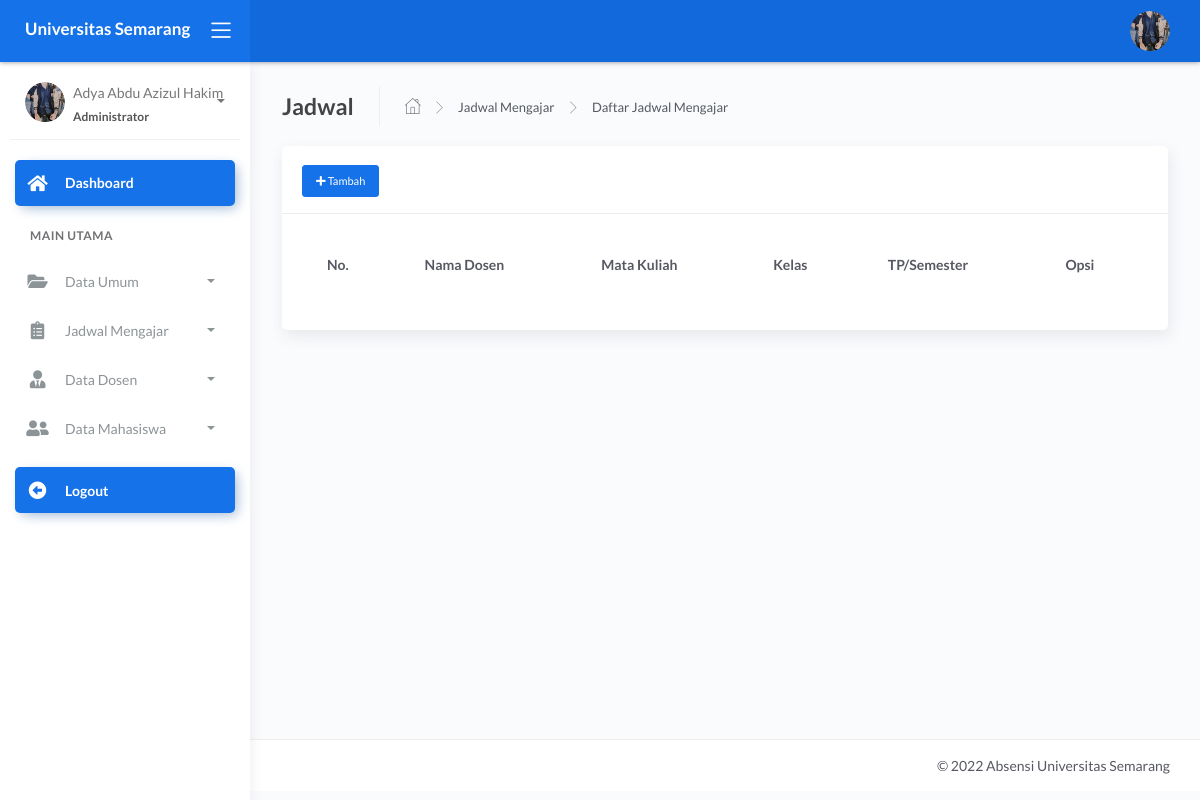
/admin/dashboard.php?page=jadwal (signed in), run on an earlier commit of the app's database.
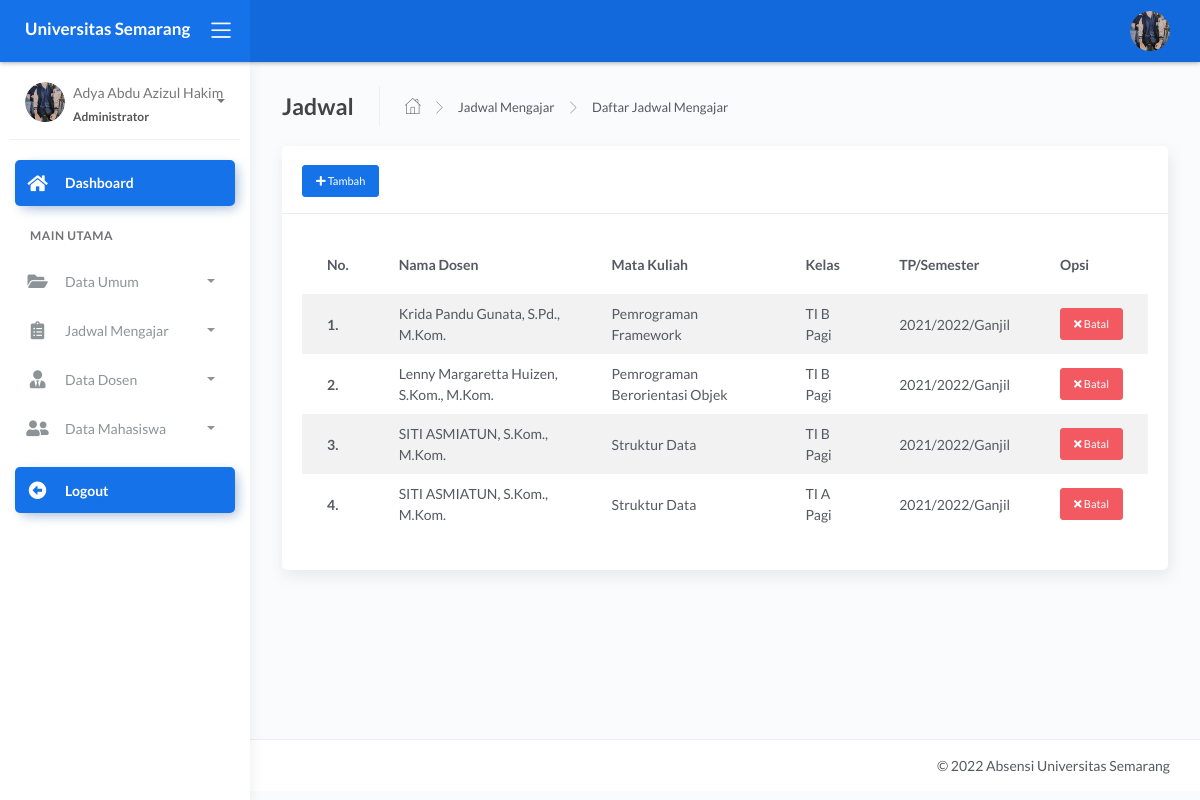
And on a later commit of the database.
### tables this page shows
CREATE TABLE `tb_mengajar` (
  `id_mengajar` int(11) NOT NULL,
  `kode_pelajaran` varchar(30) NOT NULL,
  `hari` varchar(40) NOT NULL,
  `jam_mengajar` varchar(60) NOT NULL,
  `jamke` varchar(11) NOT NULL,
  `id_dosen` int(11) NOT NULL,
  `id_matkul` int(11) NOT NULL,
  `id_mkelas` int(11) NOT NULL,
  `id_semester` int(11) NOT NULL,
  `id_thajaran` int(11) NOT NULL
);

CREATE TABLE `tb_dosen` (
  `id_dosen` int(11) NOT NULL,
  `nidn` varchar(15) NOT NULL,
  `nama_dosen` varchar(120) NOT NULL,
  `email` varchar(65) NOT NULL,
  `password` varchar(100) NOT NULL,
  `foto` varchar(255) NOT NULL,
  `status` varchar(5) NOT NULL
);

CREATE TABLE `tb_matkul` (
  `id_matkul` int(11) NOT NULL,
  `kode_matkul` varchar(40) NOT NULL,
  `matkul` varchar(60) NOT NULL
);

CREATE TABLE `tb_mkelas` (
  `id_mkelas` int(11) NOT NULL,
  `kd_kelas` varchar(40) NOT NULL,
  `nama_kelas` varchar(40) NOT NULL
);

CREATE TABLE `tb_thajaran` (
  `id_thajaran` int(11) NOT NULL,
  `tahun_ajaran` varchar(30) NOT NULL,
  `status` int(11) NOT NULL
);

CREATE TABLE `tb_semester` (
  `id_semester` int(11) NOT NULL,
  `semester` varchar(45) NOT NULL,
  `status` int(10) NOT NULL
);

### admin/dashboard.php (the view, shortened to what the changed rows need)
<?php
include '../config/db.php';
?> <script>
<!DOCTYPE html>
<html lang="en">
<head>
	<link rel="stylesheet" href="../assets/css/bootstrap.min.css">
	<link rel="stylesheet" href="../assets/css/atlantis.min.css">
	<link rel="stylesheet" href="../assets/css/demo.css">
</head>
<body>
	<div class="wrapper">
		<div class="main-panel">
			<div class="content">
				<?php
				$page = @$_GET['page'];
				$act = @$_GET['act'];
				if ($page == 'master') {
					if ($act == 'kelas') {
						include 'modul/master/kelas/data_kelas.php';
					} elseif ($act == 'delkelas') {
						include 'modul/master/kelas/del.php';
					} elseif ($act == 'semester') {
						include 'modul/master/semester/data.php';
					} elseif ($act == 'delsemester') {
						include 'modul/master/semester/del.php';
					} elseif ($act == 'set_semester') {
						include 'modul/master/semester/set.php';
					}
					elseif ($act == 'ta') {
						include 'modul/master/ta/data.php';
					} elseif ($act == 'delta') {
						include 'modul/master/ta/del.php';
					} elseif ($act == 'set_ta') {
						include 'modul/master/ta/set.php';
					} elseif ($act == 'matkul') {
						include 'modul/master/matkul/data.php';
					} elseif ($act == 'delmapel') {
						include 'modul/master/matkul/del.php';
					}
				} elseif ($page == 'doswal') {
					if ($act == '') {
						include 'modul/doswal/data.php';
					}
				} elseif ($page == 'jadwal') {
					if ($act == '') {
						include 'modul/jadwal/data_mengajar.php';
					} elseif ($act == 'add') {
						include 'modul/jadwal/tambah.php';
					} elseif ($act == 'cancel') {
						include 'modul/jadwal/cancel.php';
					}
				} elseif ($page == '') {
					include 'modul/home.php';
				} else {
					echo "<b>Tidak ada Halaman</b>";
				}
				?>
			</div>
		</div>
	</div>
</body>
</html>

### admin/modul/jadwal/data_mengajar.php (shortened to what the changed rows need)
<div class="page-inner">
  <div class="row">
    <div class="col-md-12">
      <div class="card">
        <div class="card-body">
          <div class="table-responsive">
            <table id="basic-datatables" class="display table table-striped table-hover">
              <thead>
                <tr>
                  <th>No.</th>
                  <th>Nama Dosen</th>
                  <th>Mata Kuliah</th>
                  <th>Kelas</th>
                  <th>TP/Semester</th>
                  <th>Opsi </th>
                </tr>
              </thead>
              <tbody>
                <?php
                $no = 1;
                $mapel = mysqli_query($con, "SELECT * FROM tb_mengajar
                            INNER JOIN tb_dosen ON tb_mengajar.id_dosen=tb_dosen.id_dosen
                            INNER JOIN tb_matkul ON tb_mengajar.id_matkul=tb_matkul.id_matkul
                            INNER JOIN tb_mkelas ON tb_mengajar.id_mkelas=tb_mkelas.id_mkelas
                            INNER JOIN tb_semester ON tb_mengajar.id_semester=tb_semester.id_semester
                            INNER JOIN tb_thajaran ON tb_mengajar.id_thajaran=tb_thajaran.id_thajaran
                               ");
                foreach ($mapel as $d) {
                ?>
                  <tr>
                    <th scope="row"><b><?= $no++; ?>.</b></th>
                    <td><?= $d['nama_dosen'] ?></td>
                    <td><?= $d['matkul'] ?></td>
                    <td><?= $d['nama_kelas'] ?></td>
                    <td><?= $d['tahun_ajaran'] ?>/<?= $d['semester'] ?></td>
                    <td>
                      <a href="?page=jadwal&act=cancel&id=<?= $d['id_mengajar']; ?>" class="btn btn-danger btn-sm"><i class="fa fa-times"></i> Batal</a>
                    </td>
                  </tr>
                <?php } ?>
              </tbody>
            </table>
          </div>
        </div>
      </div>
    </div>
  </div>
</div>

What changed in the data, as far as the page shows it:
now on this page (row edited): tb_mengajar: id_dosen.nama_dosen "Krida Pandu Gunata, S.Pd., M.Kom.", id_matkul.matkul "Pemrograman Framework", id_mkelas.nama_kelas "TI B Pagi", id_thajaran.tahun_ajaran "2021/2022", id_semester.semester "Ganjil"
now on this page (row edited): tb_mengajar: id_dosen.nama_dosen "Lenny Margaretta Huizen, S.Kom., M.Kom.", id_matkul.matkul "Pemrograman Berorientasi Objek", id_mkelas.nama_kelas "TI B Pagi", id_thajaran.tahun_ajaran "2021/2022", id_semester.semester "Ganjil"
now on this page (row edited): tb_mengajar: id_dosen.nama_dosen "SITI ASMIATUN, S.Kom., M.Kom.", id_matkul.matkul "Struktur Data", id_mkelas.nama_kelas "TI B Pagi", id_thajaran.tahun_ajaran "2021/2022", id_semester.semester "Ganjil"
added tb_mengajar: id_dosen.nama_dosen "SITI ASMIATUN, S.Kom., M.Kom.", id_matkul.matkul "Struktur Data", id_mkelas.nama_kelas "TI A Pagi", id_thajaran.tahun_ajaran "2021/2022", id_semester.semester "Ganjil"
